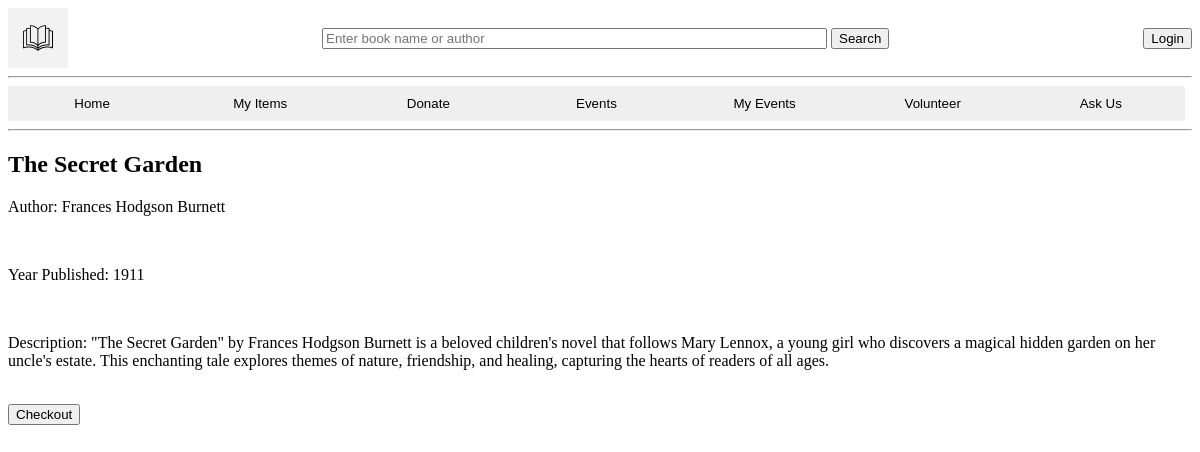
Screenshot of /itemCheckOut/1 with the database file from the repository.
### tables this page shows
CREATE TABLE Book(
    Book_title CHAR(50) NOT NULL,
    Book_author CHAR(50) NOT NULL,
    Book_publication_yr INTEGER DEFAULT NULL,
    Book_format CHAR(6) NOT NULL,
    Book_description VARCHAR NOT NULL, 
    Item_ID INTEGER UNIQUE REFERENCES Item(Item_ID) ON DELETE CASCADE,
    CHECK (Book_format IN ('Print', 'Online'))
);

### app.py (the view, shortened to what this page needs)
@app.route('/itemCheckOut/<int:item>',methods=('GET','Post'))
def itemCheckOut(item):
    searchForm=SearchForm()
    logoutForm=LogoutForm()
    checkoutForm=CheckoutForm()
    name=session.get('username')
    if (logoutForm.logout_button.data):
        session['user_id']=None
        session['username']=None
    if (searchForm.search_button.data):
        search=request.form['search_bar']
        return redirect(url_for('search',search=search))
    checkedOut=0
    conn=sqlite3.connect("library.db")
    conn.row_factory=sqlite3.Row
    query=itemData(item)
    search_results=conn.execute(query).fetchone()
    if(session.get('user_id')!=None):
        query=checkItemCheckout(item,session.get('user_id'))
        checkedOut=len(conn.execute(query).fetchall())
    conn.close()
    return render_template('item.html',name=name,logoutForm=logoutForm, searchForm=searchForm, search_result=search_results, checkoutForm=checkoutForm, checkedOut=checkedOut)

### forms.py
class SearchForm(FlaskForm):
    search_bar=StringField('Search Item Name or Creator', render_kw={"placeholder": "Enter book name or author","size":"60px","height":"60px"})
    search_button=SubmitField('Search',render_kw={"size":"60px", "height":"60px"})

class LogoutForm(FlaskForm):
    logout_button = SubmitField("Logout")

### app.py (called while the page is built)
def itemData(item_id):
    query=f'''SELECT * FROM Item
    left join book ON book.item_id=item.item_id
    left join magazine ON magazine.item_id=item.item_id
    left join cd ON cd.item_id=item.item_id
    left join record ON record.item_id=item.item_id
    left join journal ON journal.item_id=item.item_id
    left join movie ON movie.item_id=item.item_id
    left join ItemAvailability ON ItemAvailability.Availability_ID=item.item_id
    where
    item.item_id={item_id} '''
    return query

### templates/item.html (shortened to what this page needs)
{% extends "top.html" %}
{% block content %}
    {% if search_result['item_type'] == "Book"%}
    <div>
        <H2>{{ search_result['Book_title']}}</H2>
        <p>Author: {{ search_result['Book_author'] }}</p> <br>
        <p>Year Published: {{ search_result['Book_publication_yr'] }}</p> <br>
        <p>Description: {{ search_result['Book_description'] }}</p> <br>
    </div>
    {%endif%}
    <form method="POST">
        {% if checkedOut >0 %}
        <h4>Renew</h4>
        <p>Renew Reason: {{checkoutForm.renewReason}}</p><br>
        {{checkoutForm.renew}}
        <h4>return</h4>
        {{checkoutForm.returnItem}}
        {% elif search_result['Available_copies'] > 0%}
        {{checkoutForm.submit_button}}
        {% else %}
        {{checkoutForm.submit_button(disabled=disabled)}}<br>
        <p>All of these items are checkout out</p>
        {%endif%}
    </form>
{% endblock %}

### rows the page displays
Book: Book_title "The Secret Garden", Book_author "Frances Hodgson Burnett", Book_publication_yr "1911", Book_description "\"The Secret Garden\" by Frances Hodgson Burnett is a beloved children's novel that follows Mary Lennox, a young girl who discovers a magical hidden garden on her uncle's estate. This enchanting tale explores themes of nature, friendship, and healing, capturing the hearts of readers of all ages."
